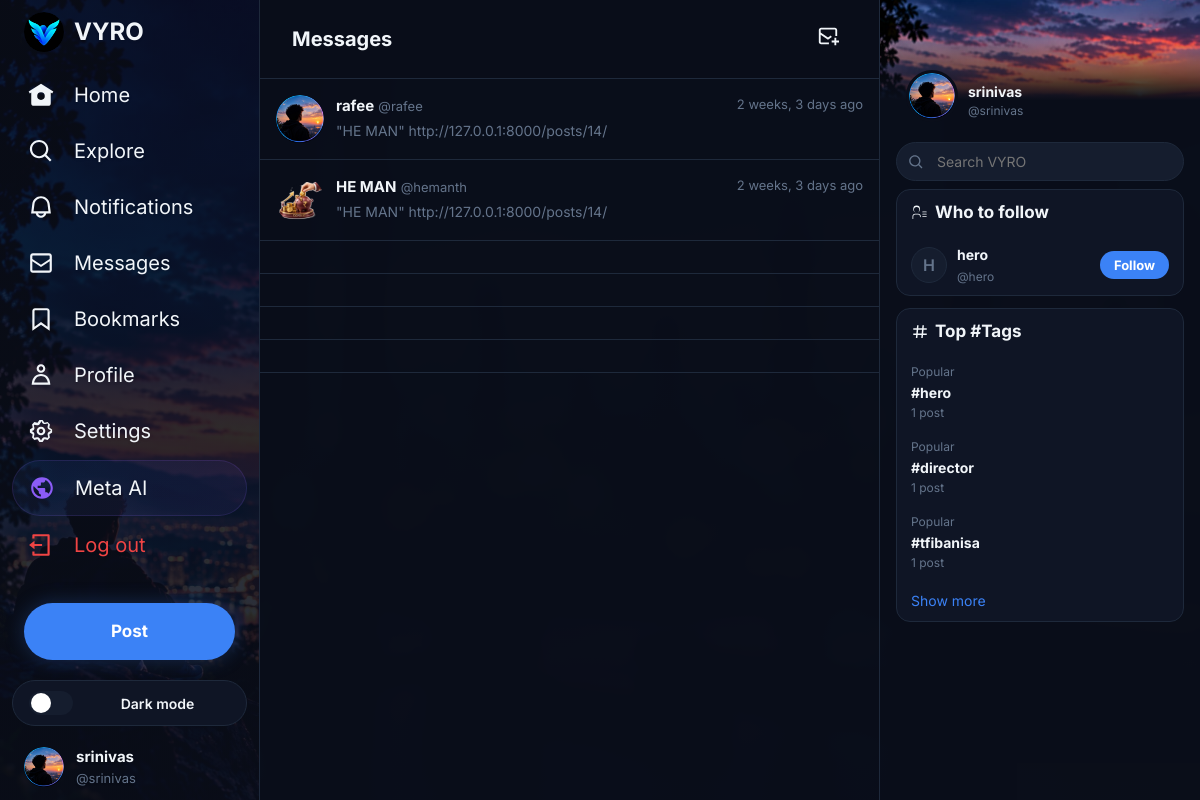
/messages/ (signed in), run on the app's committed database.
### authentication/models.py (models this page shows, shortened)
class User(AbstractUser):
    email = models.EmailField(unique=True)
    display_name = models.CharField(max_length=100, blank=True)
    bio = models.TextField(max_length=500, blank=True)
    profile_picture = models.ImageField(upload_to='profile_pics/', blank=True, null=True)
    cover_photo = models.ImageField(upload_to='cover_photos/', blank=True, null=True)
    date_of_birth = models.DateField(blank=True, null=True)
    location = models.CharField(max_length=100, blank=True)
    website = models.URLField(max_length=200, blank=True)
    is_private = models.BooleanField(default=False)
    is_verified = models.BooleanField(default=False)
    joined_at = models.DateTimeField(auto_now_add=True, null=True)
    WHO_CAN_REPLY_CHOICES = [
        ('everyone', 'Everyone'),
        ('followers', 'People you follow'),
        ('mentioned', 'Only people you mention'),
    ]
    MEDIA_VISIBILITY_CHOICES = [
        ('everyone', 'Everyone'),
        ('followers', 'Followers only'),
        ('none', 'No one'),
    ]
    POST_VISIBILITY_CHOICES = [
        ('public', 'Public'),
        ('followers', 'Followers only'),
        ('private', 'Only me'),
    ]
    who_can_reply = models.CharField(max_length=20, choices=WHO_CAN_REPLY_CHOICES, default='everyone')
    allow_mentions = models.BooleanField(default=True)
    allow_reposts = models.BooleanField(default=True)
    allow_comments = models.BooleanField(default=True)
    allow_quote_posts = models.BooleanField(default=True)
    media_visibility = models.CharField(max_length=20, choices=MEDIA_VISIBILITY_CHOICES, default='everyone')
    default_post_visibility = models.CharField(max_length=20, choices=POST_VISIBILITY_CHOICES, default='public')
    sensitive_content_warning = models.BooleanField(default=False)
    show_likes_count = models.BooleanField(default=True)
    show_reposts_count = models.BooleanField(default=True)
    auto_save_drafts = models.BooleanField(default=True)
    allow_dm_from = models.CharField(max_length=20, choices=[('everyone', 'Everyone'), ('followers', 'People you follow'), ('none', 'No one')], default='everyone')
    email_notifications = models.BooleanField(default=True)
    push_likes = models.BooleanField(default=True)
    push_replies = models.BooleanField(default=True)
    push_follows = models.BooleanField(default=True)
    push_mentions = models.BooleanField(default=True)
    push_reposts = models.BooleanField(default=True)
    push_messages = models.BooleanField(default=True)
    theme = models.CharField(max_length=20, default='dark', choices=[('dark', 'Dark'), ('dim', 'Dim'), ('light', 'Light')])
    def get_display_name(self):
        return self.display_name or self.first_name or self.username

### messaging/models.py (models this page shows, shortened)
class Conversation(models.Model):
    participants = models.ManyToManyField(
        settings.AUTH_USER_MODEL,
        related_name='conversations'
    )
    created_at = models.DateTimeField(auto_now_add=True)
    updated_at = models.DateTimeField(auto_now=True)
    class Meta:
        ordering = ['-updated_at']

class Message(models.Model):
    conversation = models.ForeignKey(
        Conversation,
        on_delete=models.CASCADE,
        related_name='messages'
    )
    sender = models.ForeignKey(
        settings.AUTH_USER_MODEL,
        on_delete=models.CASCADE,
        related_name='sent_messages'
    )
    text = models.TextField()
    is_read = models.BooleanField(default=False)
    created_at = models.DateTimeField(auto_now_add=True)
    class Meta:
        ordering = ['created_at']

### posts/models.py (models this page shows, shortened)
class Hashtag(models.Model):
    name = models.CharField(max_length=100, unique=True)
    created_at = models.DateTimeField(auto_now_add=True)

### messaging/views.py (the view)
# urls.py: path('', views.messages_page, name='messages_page'),
@login_required
def messages_page(request):
    conversations = Conversation.objects.filter(
        participants=request.user
    ).prefetch_related('participants', 'messages').annotate(
        last_msg_time=Max('messages__created_at')
    ).order_by('-last_msg_time')
    conversation_list = []
    for conv in conversations:
        other_participants = conv.participants.exclude(id=request.user.id)
        other_user = other_participants.first()
        last_message = conv.messages.order_by('-created_at').first()
        unread_count = conv.messages.filter(is_read=False).exclude(sender=request.user).count()
        conversation_list.append({
            'conversation': conv,
            'other_user': other_user,
            'last_message': last_message,
            'unread_count': unread_count,
        })
    context = {'conversation_list': conversation_list}
    return render(request, 'messaging/messages_page.html', context)

### profile_section/context_processors.py (called while the page is built)
def notifications_count(request):
    if request.user.is_authenticated:
        from .models import Notification
        count = Notification.objects.filter(recipient=request.user, is_read=False).count()
        return {'unread_notif_count': count}
    return {'unread_notif_count': 0}

### messaging/templates/messaging/messages_page.html (shortened to what this page needs)
{% extends 'base.html' %}
{% block content %}
<div class="page-header">
    <div class="msg-header">
        <h1>Messages</h1>
        <a href="{% url 'new_conversation' %}" class="new-msg-btn" title="New message">
        </a>
    </div>
</div>
{% for item in conversation_list %}
<a href="{% url 'conversation_detail' item.conversation.id %}" class="conv-item">
    {% if item.other_user %}
        {% if item.other_user.profile_picture %}
            <img src="{{ item.other_user.profile_picture.url }}" alt="">
        {% else %}
            <div class="avatar-placeholder" style="font-size:18px;">{{ item.other_user.username.0|upper }}</div>
        {% endif %}
        <div class="conv-info">
            <span class="conv-name">{{ item.other_user.get_display_name }}</span>
            <span class="conv-handle"> @{{ item.other_user.username }}</span>
            {% if item.last_message %}
            <div class="conv-last-msg">{{ item.last_message.text|truncatewords:8 }}</div>
            {% endif %}
        </div>
        <div class="conv-meta">
            {% if item.last_message %}
            <div class="conv-time">{{ item.last_message.created_at|timesince }} ago</div>
            {% endif %}
        </div>
    {% endif %}
</a>
{% empty %}
<div class="empty-state">
    <h3>Welcome to your inbox</h3>
    <p>Send a private message to another VYRO user.</p>
    <a href="{% url 'new_conversation' %}" class="post-btn" style="display:inline-block;margin-top:16px;width:auto;padding:12px 24px;">New message</a>
</div>
{% endfor %}
{% endblock %}

### templates/base.html (shortened to what this page needs)
{% load static %}
<!DOCTYPE html>
<html lang="en">
<head>
</head>
<body data-theme="dark">
    {% if user.is_authenticated %}
    <div class="app-layout">
        <nav class="sidebar">
            <div class="sidebar-logo">
                <a href="{% url 'home' %}">
                    <div class="logo-icon"><img src="{% static 'images/vyro-logo.jpeg' %}" alt="VYRO"></div>
                    <span>VYRO</span>
                </a>
            </div>
            <div class="sidebar-nav">
                <a href="{% url 'home' %}" class="nav-item {% if active_nav == 'home' %}active{% endif %}">
                    <svg viewBox="0 0 24 24" fill="currentColor"><path d="M12 1.696L.622 8.807l1.06 1.696L3 9.679V19.5A2.5 2.5 0 005.5 22h13a2.5 2.5 0 002.5-2.5V9.679l1.318.824 1.06-1.696L12 1.696zM12 16.5a3.5 3.5 0 110-7 3.5 3.5 0 010 7z"/></svg>
                    <span>Home</span>
                </a>
                <a href="{% url 'explore' %}" class="nav-item {% if active_nav == 'explore' %}active{% endif %}">
                    <span>Explore</span>
                </a>
                <a href="{% url 'notifications' %}" class="nav-item {% if active_nav == 'notifications' %}active{% endif %}">
                    <span>Notifications</span>
                </a>
                <a href="{% url 'messages_page' %}" class="nav-item {% if active_nav == 'messages' %}active{% endif %}">
                    <span>Messages</span>
                </a>
                <a href="{% url 'bookmarks' %}" class="nav-item {% if active_nav == 'bookmarks' %}active{% endif %}">
                    <svg viewBox="0 0 24 24" fill="currentColor"><path d="M4 4.5C4 3.12 5.119 2 6.5 2h11C18.881 2 20 3.12 20 4.5v18.44l-8-5.71-8 5.71V4.5zM6.5 4c-.276 0-.5.22-.5.5v14.56l6-4.29 6 4.29V4.5c0-.28-.224-.5-.5-.5h-11z"/></svg>
                    <span>Bookmarks</span>
                </a>
                <a href="{% url 'profile' %}" class="nav-item {% if active_nav == 'profile' %}active{% endif %}">
                    <span>Profile</span>
                </a>
                <a href="{% url 'settings' %}" class="nav-item {% if active_nav == 'settings' %}active{% endif %}">
                    <span>Settings</span>
                </a>
                <a href="{% url 'meta_ai' %}" class="nav-item {% if active_nav == 'meta_ai' %}active{% endif %}" style="background:linear-gradient(135deg,rgba(59,130,246,.08),rgba(139,92,246,.08));border:1px solid rgba(139,92,246,.15);">
                    <span>Meta AI</span>
                </a>
                <a href="{% url 'logout' %}" class="nav-item" style="color:var(--red);">
                    <svg viewBox="0 0 24 24" fill="currentColor"><path d="M4 18h2v2h12V4H6v2H4V3a1 1 0 011-1h14a1 1 0 011 1v18a1 1 0 01-1 1H5a1 1 0 01-1-1v-3zm2-7h7v2H6v3l-5-4 5-4v3z"/></svg>
                    <span>Log out</span>
                </a>
            </div>
            <a href="{% url 'create_post' %}" class="post-btn">
                <span class="btn-text">Post</span>
            </a>
            <button class="theme-toggle-btn" id="themeToggleBtn" onclick="toggleTheme()">
                <span class="toggle-track"></span>
                <span class="toggle-label">Dark mode</span>
            </button>
            <a href="{% url 'profile' %}" class="sidebar-profile">
                {% if user.profile_picture %}
                    <img src="{{ user.profile_picture.url }}" alt="">
                {% else %}
                    <div class="avatar-placeholder">{{ user.username.0|upper }}</div>
                {% endif %}
                <div class="profile-info">
                    <div class="name">{{ user.get_display_name }}</div>
                    <div class="handle">@{{ user.username }}</div>
                </div>
            </a>
        </nav>
        <main class="main-content">
            {% block content %}{% endblock %}
        </main>
        <aside class="right-sidebar">
            <div class="right-sidebar-banner">
                {% if user.cover_photo %}
                    <img src="{{ user.cover_photo.url }}" alt="">
                {% else %}
                    <img src="{% static 'images/sidebar.jpeg' %}" alt="">
                {% endif %}
            </div>
            <div class="right-profile-card">
                <a href="{% url 'profile' %}" style="text-decoration:none;color:inherit;">
                    <div class="rpc-top">
                        {% if user.profile_picture %}
                            <img src="{{ user.profile_picture.url }}" alt="" class="rpc-avatar">
                        {% else %}
                            <img src="{% static 'images/profile.jpeg' %}" alt="" class="rpc-avatar">
                        {% endif %}
                        <div class="rpc-info">
                            <div class="rpc-name">{{ user.get_display_name }}</div>
                            <div class="rpc-handle">@{{ user.username }}</div>
                        </div>
                    </div>
                </a>
            </div>
            {% block right_sidebar %}
            <div class="search-box">
                <form action="{% url 'search' %}" method="GET">
                    <input type="text" name="q" placeholder="Search VYRO" value="">
                </form>
            </div>
            {% if global_suggested_users %}
            <div class="who-to-follow-box">
                <h2> Who to follow</h2>
                {% for suser in global_suggested_users %}
                <div class="follow-item">
                    <a href="{% url 'profile_user' suser.username %}">
                        {% if suser.profile_picture %}
                            <img src="{{ suser.profile_picture.url }}" alt="">
                        {% else %}
                            <div class="avatar-placeholder">{{ suser.username.0|upper }}</div>
                        {% endif %}
                    </a>
                    <div class="follow-info">
                        <a href="{% url 'profile_user' suser.username %}" class="follow-name" style="color:var(--text-primary);text-decoration:none;">{{ suser.get_display_name }}</a>
                        <span class="follow-handle">@{{ suser.username }}</span>
                    </div>
                    <button class="follow-btn {% if suser.id in global_following_ids %}btn-following{% else %}btn-follow{% endif %}" onclick="toggleFollow(this,{{ suser.id }})">
                        {% if suser.id in global_following_ids %}Following{% else %}Follow{% endif %}
                    </button>
                </div>
                {% endfor %}
            </div>
            {% endif %}
            {% if global_top_tags %}
            <div class="trending-box">
                <h2><svg viewBox="0 0 24 24" fill="currentColor"><path d="M10.09 3.098L9.72 7h5.16l.39-4.098 1.99.196L16.88 7H21v2h-4.31l-.48 5H21v2h-4.98l-.39 4.098-1.99-.196L14.02 16H8.86l-.39 4.098-1.99-.196L6.86 16H3v-2h4.05l.48-5H3V7h4.72l.39-4.098 1.98.196zM9.53 9l-.48 5h5.16l.48-5H9.53z"/></svg> Top #Tags</h2>
                {% for tag in global_top_tags %}
                <a href="{% url 'hashtag_view' tag.name %}" class="trending-item">
                    <div class="trending-category">Popular</div>
                    <div class="trending-name">#{{ tag.name }}</div>
                    <div class="trending-count">{{ tag.post_count }} post{{ tag.post_count|pluralize }}</div>
                </a>
                {% endfor %}
                <a href="{% url 'explore' %}" class="show-more">Show more</a>
            </div>
            {% endif %}
            {% endblock %}
        </aside>
    </div>
    {% else %}
    {% block unauthenticated_content %}{% endblock %}
    {% endif %}
</body>
</html>

### data on the page
User: profile_picture (picture), get_display_name "srinivas", username "srinivas"
Conversation: other_user.profile_picture (placeholder picture), other_user.get_display_name "rafee", other_user.username "rafee", last_message.text "\"HE MAN\" http://127.0.0.1:8000/posts/14/", last_message.created_at "2 weeks, 3 days"
Conversation: other_user.profile_picture (picture), other_user.get_display_name "HE MAN", other_user.username "hemanth", last_message.text "\"HE MAN\" http://127.0.0.1:8000/posts/14/", last_message.created_at "2 weeks, 3 days"
User: username.0 "H", get_display_name "hero", username "hero", shows "Follow"
Hashtag: name "hero", post_count "1"
Hashtag: name "director", post_count "1"
Hashtag: name "tfibanisa", post_count "1"
